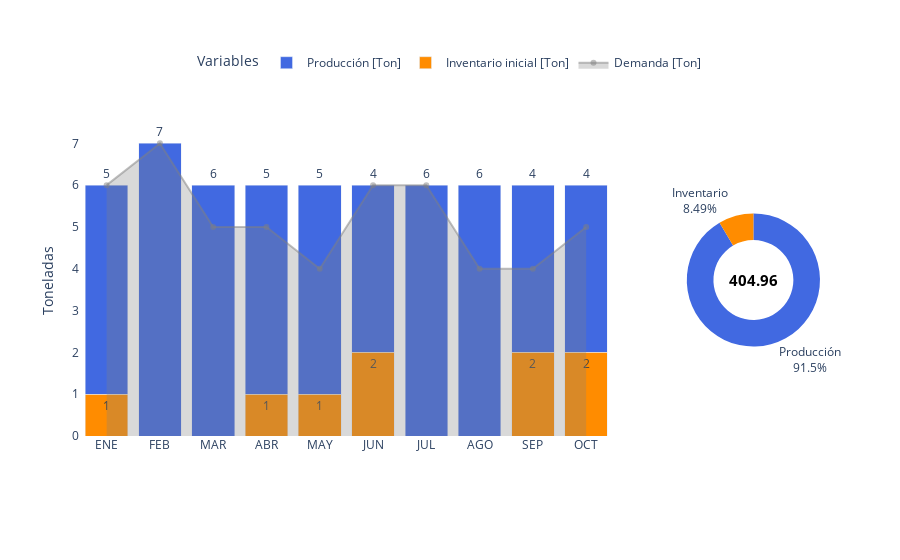

The notebook cell saved with this chart:
### Markdown cell above
### sS

### Code cell
# 7. TODO Defina los umbrales.
s = max(d.values())          # umbral de disparo: si inv < s, se repone
S = 1.5 * min(d.values())    # nivel objetivo tras reponer (ojo: puede quedar S < s)


# ----- DESDE ACÁ EN ADELANTE, NO TOQUE EL CÓDIGO DE ESTÁ CELDA.

# . Correr
start = time.perf_counter()
produccion, inventario, inventario_fin = heuristica_ss(M, d, I_0, s, S)
end = time.perf_counter()

# . Reportar
cost_produccion = sum(produccion[t] * c[t] for t in M)
cost_inventario = sum(inventario_fin[t] * h[t] for t in M)
obj_hh = cost_produccion + cost_inventario  # recalculado aquí

print(f'FO (valor total): {cost_produccion:.2f} (Producción) + {cost_inventario:.2f} (Inventario) = {obj_hh:.2f}')
print(f'Cantidad de toneladas producidas (valor total): {sum(produccion.values())}.')
print(f'Cantidad de toneladas en inventario (valor total): {sum(inventario_fin.values())}.')

plot_plan_produccion(M, d, produccion, inventario, cost_produccion, cost_inventario, obj_hh)      #   ▸ Reportar

# . Almacenar resultados
resultados.append({
    "Método"             : "(s,S)",
    "Costo Total"        : obj_hh,
    "Costo producir"     : cost_produccion,
    "Costo inventario"   : cost_inventario,
    "Ton pedidas (total)": sum(produccion.values()),
    "Inventario(total)"  : sum(inventario.values()),
    "Tiempo (s)"         : end - start
})

### Figure 1 — Plotly figure (JSON) as saved in the notebook; plotly's stock layout.template omitted (floating-point values rounded to 4 significant figures)
{"data": [{"fill": "tozeroy", "fillcolor": "rgba(128,128,128,0.3)", "line": {"color": "rgba(128,128,128,0.5)"}, "name": "Demanda [Ton]", "type": "scatter", "x": ["ENE", "FEB", "MAR", "ABR", "MAY", "JUN", "JUL", "AGO", "SEP", "OCT"], "xaxis": "x", "y": [6, 7, 5, 5, 4, 6, 6, 4, 4, 5], "yaxis": "y"}, {"marker": {"color": "darkorange"}, "name": "Inventario inicial [Ton]", "text": ["1", "", "", "1", "1", "2", "", "", "2", "2"], "textposition": "outside", "type": "bar", "x": ["ENE", "FEB", "MAR", "ABR", "MAY", "JUN", "JUL", "AGO", "SEP", "OCT"], "xaxis": "x", "y": [1, 0, 0, 1, 1, 2, 0, 0, 2, 2], "yaxis": "y"}, {"marker": {"color": "royalblue"}, "name": "Producción [Ton]", "text": ["5", "7", "6", "5", "5", "4", "6", "6", "4", "4"], "textposition": "outside", "type": "bar", "x": ["ENE", "FEB", "MAR", "ABR", "MAY", "JUN", "JUL", "AGO", "SEP", "OCT"], "xaxis": "x", "y": [5, 7, 6, 5, 5, 4, 6, 6, 4, 4], "yaxis": "y"}, {"domain": {"x": [0.82, 1], "y": [0, 1]}, "hole": 0.6, "labels": ["Producción", "Inventario"], "marker": {"colors": ["royalblue", "darkorange"]}, "showlegend": false, "textinfo": "label+percent", "textposition": "outside", "type": "pie", "values": [370.6, 34.38]}], "layout": {"annotations": [{"font": {"color": "black", "size": 15}, "showarrow": false, "text": "<b>404.96</b>", "x": 0.91, "xanchor": "center", "xref": "paper", "y": 0.5, "yanchor": "middle", "yref": "paper"}], "barmode": "stack", "legend": {"orientation": "h", "title": {"text": "Variables"}, "x": 0.5, "xanchor": "center", "y": 1.15, "yanchor": "bottom"}, "paper_bgcolor": "white", "plot_bgcolor": "white", "xaxis": {"anchor": "y", "domain": [0, 0.72]}, "yaxis": {"anchor": "x", "domain": [0, 1], "title": {"text": "Toneladas"}}}}
